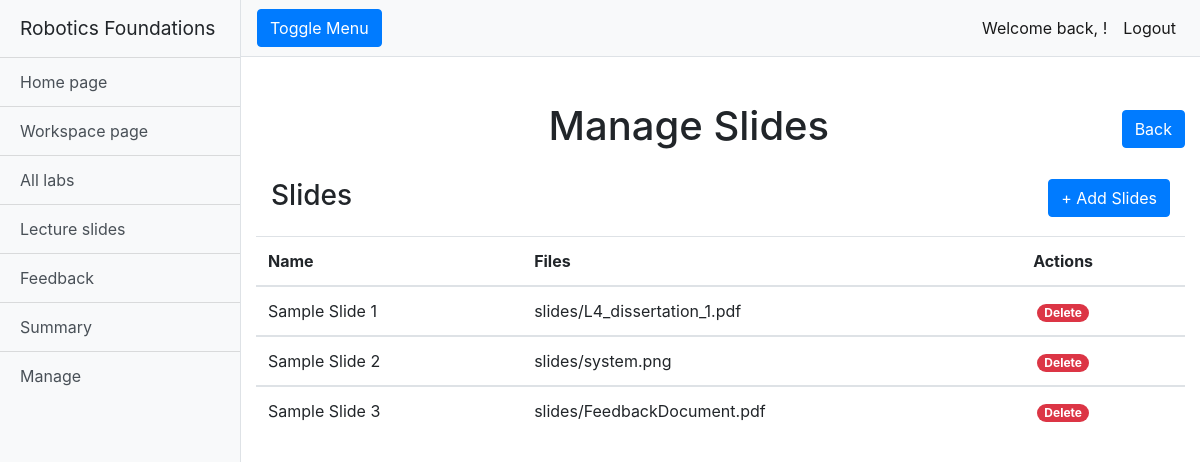
/rfwa/manage_slides/ (signed in), run on an earlier commit of the app's database.
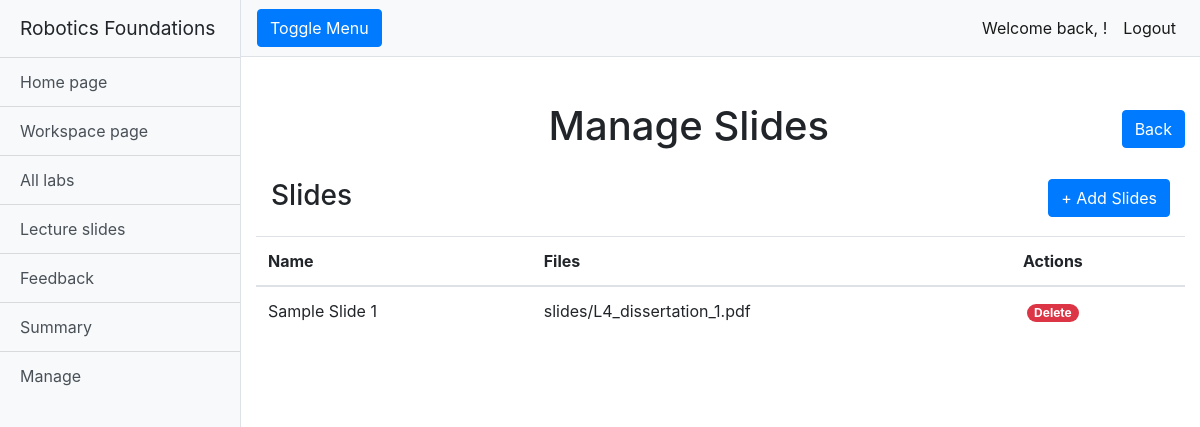
And on a later commit of the database.
### rfwa/models.py (models this page shows, shortened)
class Slide(models.Model):
    name = models.CharField(max_length=128)
    lecture_Files = models.FileField(upload_to='slides/')
    slug = models.SlugField(primary_key=True, blank=True)

### rfwa/views.py (the view)
# urls.py: path("manage_slides/", views.manage_slides, name="manage_slides"),
@login_required
def manage_slides(request):
    if request.user.is_superuser:
        slides = Slide.objects.order_by('name')
    return render(request, "rfwa/manage_slides.html", {'slides': slides})

### templates/rfwa/manage_slides.html (shortened to what this page needs)
{% extends "rfwa/base.html" %}
{% load static %}
{% block extra_head %}
<link href="{% static 'css/manage_page.css' %}" rel="stylesheet">
{% endblock %}
{% block body_block %}
{% if user.is_superuser %}
<div class="container-fluid">
    <div class="row">
        <h1 class="col-12 text-center mt-4">Manage Slides <a class="rightside" href="/rfwa/manage/"><button
                    type="button" class="btn btn-primary">Back</button></a></h1>
    </div>
    <div class="table-group">
        <div class="title-group">
            <h1 class="col-12 text-left table-header">Slides
                <a class="rightside" href="{% url 'add_slide'%}"><button type="button" class="btn btn-primary">+ Add
                        Slides</button></a>
            </h1>
        </div>
        <table class="table table-hover">
            {% if slides %}
            <thead>
                <tr>
                    <th scope="col">Name</th>
                    <th scope="col">Files</th>
                    <th scope="col">Actions</th>
                </tr>
            </thead>
            {% for slide in slides %}
            <tbody>
                <tr>
                    <td>{{slide.name}}</td>
                    <td>{{slide.lecture_Files}}</td>
                    <td>
                        <a class="btn-link text-white badge badge-danger badge-pill ml-1"
                            href="{% url  'delete_slide' slide.slug %}">Delete</a>
                    </td>
                </tr>
            </tbody>
            {% endfor %}
            {% else %}
            <h3 class="text-center mt-3">There are no slides uploaded.</h3>
            {% endif %}
        </table>
    </div>
</div>
{% endif %}
{% endblock %}

What changed in the data, as far as the page shows it:
removed Slide: name "Sample Slide 2", lecture_Files "slides/system.png"
removed Slide: name "Sample Slide 3", lecture_Files "slides/FeedbackDocument.pdf"
